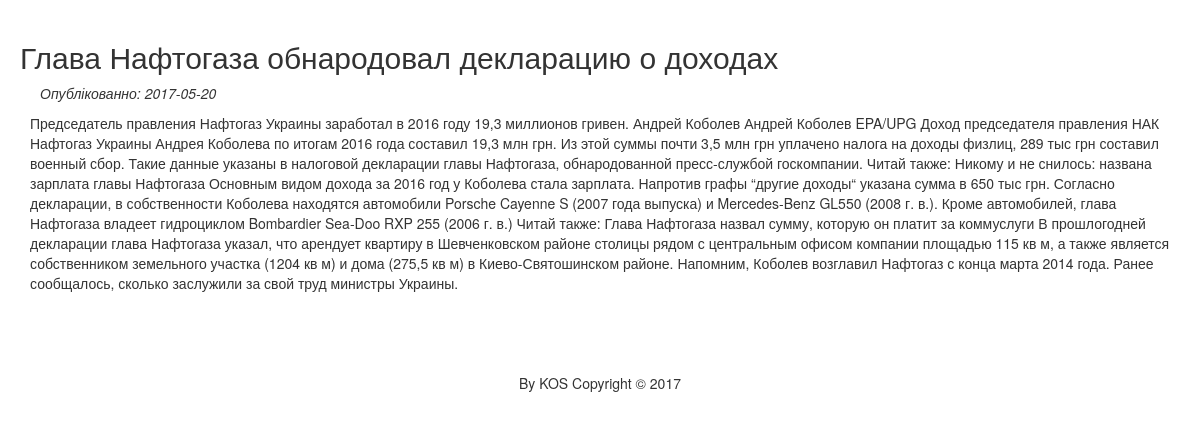
The app's page /new.php?id=7 with its own data.
### tables this page shows
CREATE TABLE `news` (
  `id` int(11) NOT NULL,
  `title` varchar(250) NOT NULL,
  `date` date NOT NULL,
  `content` text NOT NULL
);

### db.php (called while the page is built, shortened)
<?php
	function new_get($db, $id_new)
	{
		$query = $db->prepare("SELECT * FROM news WHERE id='$id_new'");
		$query->execute();
		$new= $query->fetchAll(PDO::FETCH_ASSOC);
	 	return $new;
	}
 ?>

### new.php (the view, shortened to what this page needs)
<!DOCTYPE html>
<html lang="en">
<head>
	<link rel="stylesheet" type="text/css" href="css/style.css" >
	<link rel="stylesheet" href="https://maxcdn.bootstrapcdn.com/bootstrap/3.3.7/css/bootstrap.min.css"
>
</head>
<body>
	<?php
		require_once("db.php");
		$connect = db_connect();
		$new = new_get($connect, $_GET['id']);
		foreach ($new as $data){
			echo '<h2>'.$data['title'].'</h2>';
			echo '<em>Опублікованно: '.$data['date'].'</em>';
			echo '<p>'.$data['content'].'</p><br>';
		}
	?>
	<footer>
		<p>By KOS Copyright &copy; 2017</p>
	</footer>
</body>
</body>
</html>

### css/style.css (style rules this page uses)
* { padding: 0; margin: 0; }
em { margin: 20px 20px; }
p { padding: 10px 10px; }
body { max-width: 100%; padding: 20px 20px; }
footer { text-align: center; padding: 30px 30px; }

### records on screen
news: title "Глава Нафтогаза обнародовал декларацию о доходах", date "2017-05-20", content "Председатель правления Нафтогаз Украины заработал в 2016 году 19,3 миллионов гривен. Андрей Коболев Андрей Коболев EPA/UPG Доход председателя правления НАК Нафтогаз Украины Андрея Коболева по итогам 2016 года составил 19,3 млн грн. Из этой суммы почти 3,5 млн грн уплачено налога на доходы физлиц, 289 тыс грн составил военный сбор. Такие данные указаны в налоговой декларации главы Нафтогаза, обнародованной пресс-службой госкомпании. Читай также: Никому и не снилось: названа зарплата главы Нафтогаза Основным видом дохода за 2016 год у Коболева стала зарплата. Напротив графы “другие доходы“ указана сумма в 650 тыс грн. Согласно декларации, в собственности Коболева находятся автомобили Porsche…"
